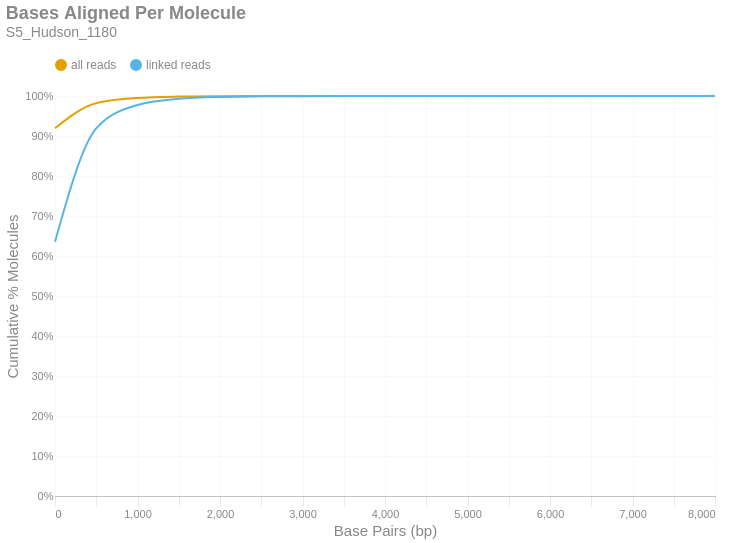

Notebook cell for this chart:
### Markdown cell above
### Bases Aligned Per Molecule
This is a cumulative frequency distribution showing the number of base pairs aligned per unique molecule. These data are shown in 500 bp bins. There are two distributions: one with `all reads` (yellow) and another with only `linked reads` (blue). The percent of molecules in the `linked reads` distribution is relative to the total number of linked molecules.

### Code cell
if SKIPLR:
    print_html(f"Skipped")
else:
    binned_df = consolidated_hist(valids['aligned_bp'], mask, 500, True)
    with SafeRender(binned_df):
        (
            density_plot(binned_df, 'Bases Aligned Per Molecule', samplename, 'basesper')
            .encode(
                x=alt.X('bin:Q', title="Base Pairs (bp)").axis(tickMinStep=500).scale(padding=0),
                y=alt.Y('value:Q', title='Cumulative % Molecules')
                    .axis(format='%')
                    .scale(domain = [0,1])
                    .stack(False),
                color=alt.Color("key:N").scale(domain = ["all reads", "linked reads"]),
                tooltip = [
                    alt.Tooltip("key:N", title = "Data Type"),
                    alt.Tooltip("range_label:N", title="Bases Aligned Per Molecule"),
                    alt.Tooltip("value:Q", format = ".2%", title="% Molecules (Cum.)")
                ]
            )
        ).display()

### Figure 1 — Vega-Lite specification as saved in the notebook (floating-point values rounded to 4 significant figures)
{"width": "container", "height": 400, "config": {"title": {"anchor": "start", "dy": -15, "fontSize": 18, "color": "#888888", "subtitleColor": "#888888", "subtitleFontSize": 14}, "arc": {"fill": "#0072B2"}, "axis": {"domainColor": "#888888", "domainWidth": 0.5, "gridWidth": 0.2, "grid": false, "titleFontWeight": 400, "titleFontSize": 15, "labelFontSize": 11, "labelColor": "#888888", "tickColor": "#888888", "tickWidth": 0.2, "titleColor": "#888888"}, "axisBand": {"grid": false}, "axisX": {"grid": true, "tickSize": 10, "domainCap": "round"}, "axisY": {"domain": false, "grid": true, "tickSize": 0, "domainCap": "round"}, "background": "transparent", "header": {"labelFontSize": 15, "labelColor": "#888888", "titleFontSize": 15, "titleFontWeight": 600, "titleColor": "#888888"}, "legend": {"labelFont": "sans-serif", "labelFontSize": 12, "labelColor": "#888888", "symbolSize": 100, "symbolType": "circle", "titleFontSize": 12, "titlePadding": 10, "titleColor": "#888888", "title": null, "orient": "top"}, "range": {"category": ["#E69F00", "#56B4E9", "#009E73", "#F0E442", "#0072B2", "#D55E00", "#CC79A7", "#000000"], "diverging": ["#cfe8f3", "#a2d4ec", "#73bfe2", "#46abdb", "#1696d2", "#12719e"]}, "area": {"fill": "#0072B2", "fillOpacity": 0.7, "line": true, "strokeOpacity": 0.7}, "line": {"color": "#0072B2", "stroke": "#0072B2", "strokeWidth": 2}, "trail": {"color": "#0072B2", "stroke": "#0072B2", "strokeWidth": 0, "size": 1}, "point": {"filled": true, "fillOpacity": 1.0, "size": 95}, "text": {"color": "#888888", "fontSize": 11, "align": "right", "fontWeight": 400, "size": 11}, "bar": {"fill": "#0072B2", "stroke": null}, "view": {"stroke": null, "continuousWidth": 660, "continuousHeight": 400}}, "data": {"name": "data-0c4e9344cc471e11aa372d68e8c3997c"}, "mark": {"type": "line", "interpolate": "monotone", "point": {"opacity": 0, "size": 275}}, "encoding": {"color": {"field": "key", "scale": {"domain": ["all reads", "linked reads"]}, "type": "nominal"}, "tooltip": [{"field": "key", "title": "Data Type", "type": "nominal"}, {"field": "range_label", "title": "Bases Aligned Per Molecule", "type": "nominal"}, {"field": "value", "format": ".2%", "title": "% Molecules (Cum.)", "type": "quantitative"}], "x": {"axis": {"tickMinStep": 500}, "field": "bin", "scale": {"padding": 0}, "title": "Base Pairs (bp)", "type": "quantitative"}, "y": {"axis": {"format": "%"}, "field": "value", "scale": {"domain": [0, 1]}, "stack": false, "title": "Cumulative % Molecules", "type": "quantitative"}}, "params": [{"name": "param_c36ac31b6afebe62", "select": {"type": "point", "fields": ["key"]}, "bind": "legend"}], "title": {"text": "Bases Aligned Per Molecule", "subtitle": "S5_Hudson_1180"}, "transform": [{"fold": ["all reads (cumsum)", "linked reads (cumsum)"]}, {"calculate": "replace(datum.key, ' (cumsum)', '')", "as": "key"}, {"filter": {"param": "param_c36ac31b6afebe62"}}], "usermeta": {"embedOptions": {"downloadFileName": "S5_Hudson_1180.basesper"}}, "$schema": "https://vega.github.io/schema/vega-lite/v6.1.0.json", "datasets": {"data-0c4e9344cc471e11aa372d68e8c3997c": [{"bin": "0.0", "interval": "0.0-500.0", "all reads": 0.9193, "linked reads": 0.6354, "all reads (cumsum)": 0.9193, "linked reads (cumsum)": 0.6354, "range_label": "0-499"}, {"bin": "500.0", "interval": "500.0-1000.0", "all reads": 0.06296, "linked reads": 0.2838, "all reads (cumsum)": 0.9822, "linked reads (cumsum)": 0.9192, "range_label": "500-999"}, {"bin": "1000.0", "interval": "1000.0-1500.0", "all reads": 0.01282, "linked reads": 0.05827, "all reads (cumsum)": 0.9951, "linked reads (cumsum)": 0.9775, "range_label": "1000-1499"}, {"bin": "1500.0", "interval": "1500.0-2000.0", "all reads": 0.003428, "linked reads": 0.01559, "all reads (cumsum)": 0.9985, "linked reads (cumsum)": 0.9931, "range_label": "1500-1999"}, {"bin": "2000.0", "interval": "2000.0-2500.0", "all reads": 0.00104, "linked reads": 0.004731, "all reads (cumsum)": 0.9995, "linked reads (cumsum)": 0.9978, "range_label": "2000-2499"}, {"bin": "2500.0", "interval": "2500.0-3000.0", "all reads": 0.0003045, "linked reads": 0.001385, "all reads (cumsum)": 0.9998, "linked reads (cumsum)": 0.9992, "range_label": "2500-2999"}, {"bin": "3000.0", "interval": "3000.0-3500.0", "all reads": 0.0001033, "linked reads": 0.0004699, "all reads (cumsum)": 0.9999, "linked reads (cumsum)": 0.9997, "range_label": "3000-3499"}, {"bin": "3500.0", "interval": "3500.0-4000.0", "all reads": 4.33e-05, "linked reads": 0.0001969, "all reads (cumsum)": 1.0, "linked reads (cumsum)": 0.9999, "range_label": "3500-3999"}, {"bin": "4000.0", "interval": "4000.0-4500.0", "all reads": 1.685e-05, "linked reads": 7.662e-05, "all reads (cumsum)": 1.0, "linked reads (cumsum)": 0.9999, "range_label": "4000-4499"}, {"bin": "4500.0", "interval": "4500.0-5000.0", "all reads": 9.11e-06, "linked reads": 4.143e-05, "all reads (cumsum)": 1.0, "linked reads (cumsum)": 1.0, "range_label": "4500-4999"}, {"bin": "5000.0", "interval": "5000.0-5500.0", "all reads": 1.248e-06, "linked reads": 5.676e-06, "all reads (cumsum)": 1.0, "linked reads (cumsum)": 1.0, "range_label": "5000-5499"}, {"bin": "5500.0", "interval": "5500.0-6000.0", "all reads": 1.498e-06, "linked reads": 6.811e-06, "all reads (cumsum)": 1.0, "linked reads (cumsum)": 1.0, "range_label": "5500-5999"}, {"bin": "6000.0", "interval": "6000.0-6500.0", "all reads": 7.488e-07, "linked reads": 3.405e-06, "all reads (cumsum)": 1.0, "linked reads (cumsum)": 1.0, "range_label": "6000-6499"}, {"bin": "6500.0", "interval": "6500.0-7000.0", "all reads": 2.496e-07, "linked reads": 1.135e-06, "all reads (cumsum)": 1.0, "linked reads (cumsum)": 1.0, "range_label": "6500-6999"}, {"bin": "7000.0", "interval": "7000.0-7500.0", "all reads": 2.496e-07, "linked reads": 1.135e-06, "all reads (cumsum)": 1.0, "linked reads (cumsum)": 1.0, "range_label": "7000-7499"}, {"bin": "7500.0", "interval": "7500.0-8000.0", "all reads": 0.0, "linked reads": 0.0, "all reads (cumsum)": 1.0, "linked reads (cumsum)": 1.0, "range_label": "7500-7999"}, {"bin": "8000.0", "interval": "8000.0-8500.0", "all reads": 2.496e-07, "linked reads": 1.135e-06, "all reads (cumsum)": 1.0, "linked reads (cumsum)": 1.0, "range_label": "8000-8499"}]}}
